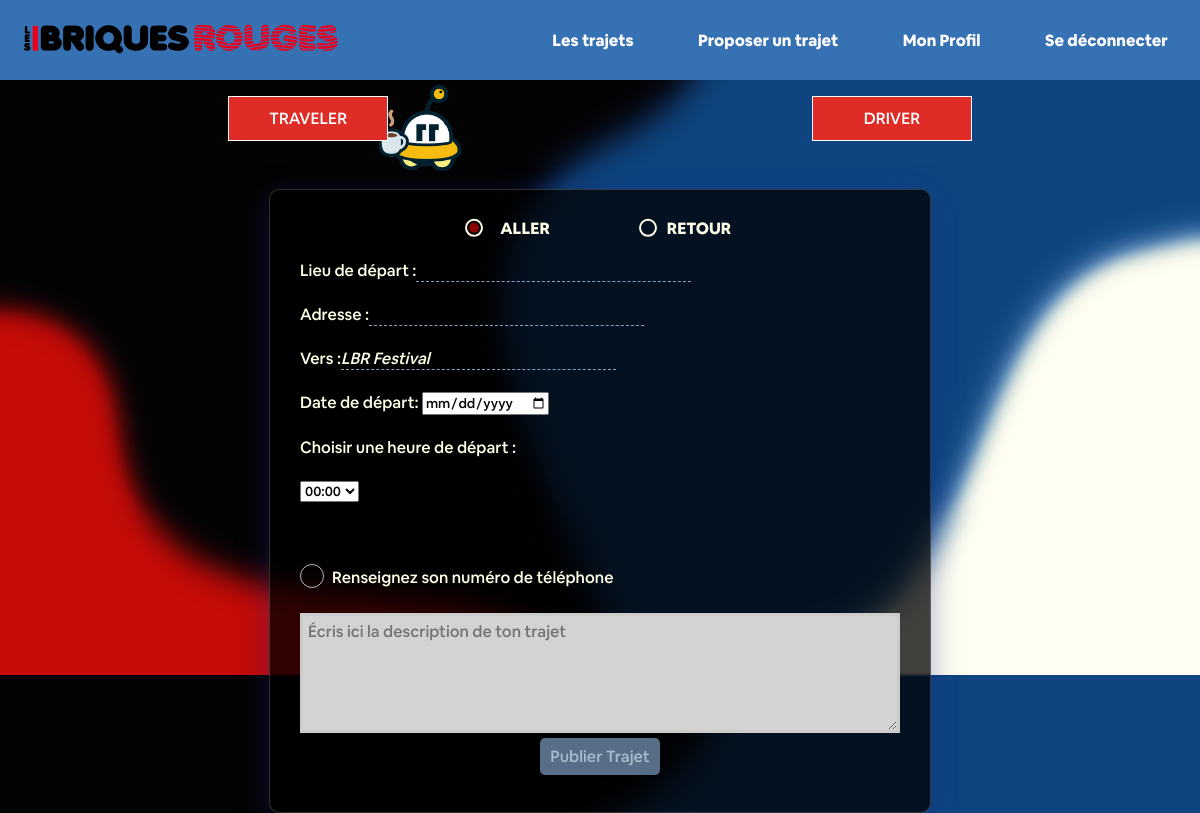
Before: /html/addtravels.php (signed in) with the older database file.
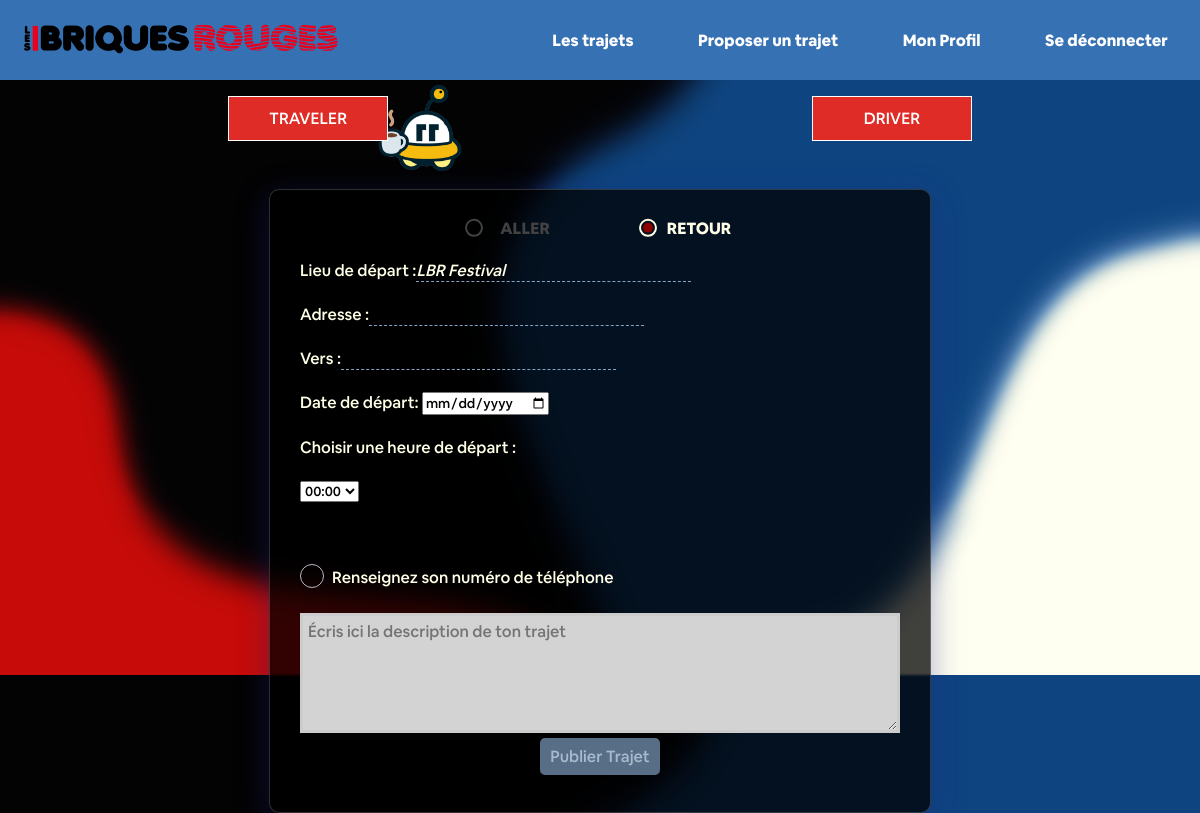
After: the same page with the newer database file.
### tables this page shows
CREATE TABLE `trajet` (
  `IdTrajet` int(10) NOT NULL,
  `TypeTrajet` varchar(50) NOT NULL,
  `isDemande` tinyint(1) DEFAULT NULL,
  `Description` varchar(255) NOT NULL DEFAULT '',
  `LieuDepart` varchar(50) NOT NULL DEFAULT 'Wervicq-Sud',
  `AdresseDepart` varchar(150) NOT NULL DEFAULT '21 Rue de Linselles',
  `LongitudeDepart` float DEFAULT 3.1134,
  `LatitudeDepart` float NOT NULL DEFAULT 50.7364,
  `LieuArrivee` varchar(50) NOT NULL DEFAULT 'Wervicq-Sud',
  `AdresseArrivee` varchar(150) NOT NULL DEFAULT '21 Rue de Linselles',
  `LongitudeArrivee` float NOT NULL DEFAULT 3.1134,
  `LatitudeArrivee` float NOT NULL DEFAULT 50.7364,
  `DateDepart` date NOT NULL,
  `DateArrivee` date DEFAULT NULL,
  `HeureDepart` time(4) DEFAULT NULL,
  `HeureArrivee` time(4) DEFAULT NULL,
  `DateAjout` date NOT NULL,
  `NbPassagers` int(10) NOT NULL,
  `PlacesRestantes` int(10) NOT NULL DEFAULT 0,
  `Prix` int(10) NOT NULL DEFAULT 0,
  `DisplayTel` tinyint(1) DEFAULT NULL,
  `AnneeEdition` int(10) NOT NULL,
  `IdCompte` int(10) NOT NULL
);

### html/addtravels.php (the view, shortened to what this page needs)
<!DOCTYPE html>
<html>
<head>
  <link rel="stylesheet" type="text/css" href="../css/addtravels.css">
  <link rel="stylesheet" type="text/css" href="../css/nav.css">
  <link rel="stylesheet" href="https://cdnjs.cloudflare.com/ajax/libs/font-awesome/4.7.0/css/font-awesome.min.css">
</head>
<body>
  <?php
  include 'Connexion.php';
  $requete="SELECT IdCompte FROM compte WHERE Email='".$_SESSION["mail"]."'";
  $result = $conn->query($requete);
  $verifAller=0;
  $verifRetour=0;
  if($result->num_rows >  0){
    $row = $result->fetch_assoc();
    $idCompte=$row["IdCompte"];
    $requete="SELECT TypeTrajet FROM trajet WHERE IdCompte='".$idCompte."'  AND AnneeEdition='2022'";
    $result = $conn->query($requete);
    while ($row = mysqli_fetch_assoc($result)){
      if($row["TypeTrajet"]=="Aller"){
        $verifAller=1;
      }
      else if($row["TypeTrajet"]=="Retour"){
        $verifRetour=1;
      }
    }
  }
  ?>
  <img class="ovni" id="ovni" src="../images/icon/ovni.png">
  <div class="container">
    <a id="tab_traveler" class="btn btn-1">
      <svg>
        <rect id="travdriv"x="0" y="0" fill="none" width="100%" height="100%"/>
      </svg>
      TRAVELER
    </a>
    <a id="tab_driver" class="btn btn-1">
      <svg>
        <rect id="travdriv2" x="0" y="0" fill="none" width="100%" height="100%"/>
      </svg>
      DRIVER
    </a>
  </div>
  <div class="big-form">
   <form action="addTravelsAction.php" method="post" id="traveler" class="form-example">
    <div class="form-traveler">
      <div class="radio-but">
       <label class="form-control" class="active">
        <input type="radio" required="required" name="aller-retour" id="aller" value="Aller" <?php if($verifAller==0){ ?>checked='checked' <?php } ?>/>
        <span id="spanAller"> ALLER</span>
      </label>
      <label class="form-control">
        <input type="radio" required="required" name="aller-retour" id="retour" value="Retour" <?php if($verifAller==1 && $verifRetour==0){ ?>checked='checked' <?php } ?>/>
        <span id="spanRetour"> RETOUR </span>
      </label>
    </div>
    <label for="departure">
      <span id="departureSpan"> Lieu de départ :</span><input type="text" name="departure" required="true" id="departure" />
    </label>
    <label for="adresse">
      <span id="adresseSpan"> Adresse :</span><input type="text" name="adresse" required="true" id="adresse" />
    </label>
    <label for="arrival">
      <span id="arrivalSpan"> Vers :</span><input type="text" name="arrival" required="true" id="arrival"/>
    </label>
    <label for="date">
      Date de départ:
      <input type="date" id="date" name="date" required="required" min="2022-09-12">
    </label>
    <label for="time">
      <span> Choisir une heure de départ :</span>
    </label>
    <label>
      <select name="time" id="heureDepart"><option value="00:00">00:00</option></select>
    </label>
    <label class="cbx" for="cbx"><span>
      <svg width="12px" height="9px" viewbox="0 0 12 9">
        <polyline points="1 5 4 8 11 1"></polyline>
      </svg></span><span>Renseignez son numéro de téléphone </span>
    </label>
    <label>
      <label>
        <textarea name="Description" id="Description" placeholder="Écris ici la description de ton trajet" rows="8" cols="65"></textarea>
      </label>
      <br>
      <div class="subbutt">
        <label><input type="submit" value="Publier Trajet"/></label>
      </div>
    </div>
  </form>
</div>
</body>
</html>

Changed rows visible on the page:
added trajet: TypeTrajet "☐ ALLER", TypeTrajet "☑ RETOUR"
Other visible differences:
form field departure: (not shown) → "LBR Festival"
form field arrival: "LBR Festival" → (not shown)
form field aller-retour: "☑ ALLER" → (not shown)
form field aller-retour: "☐ RETOUR" → (not shown)
